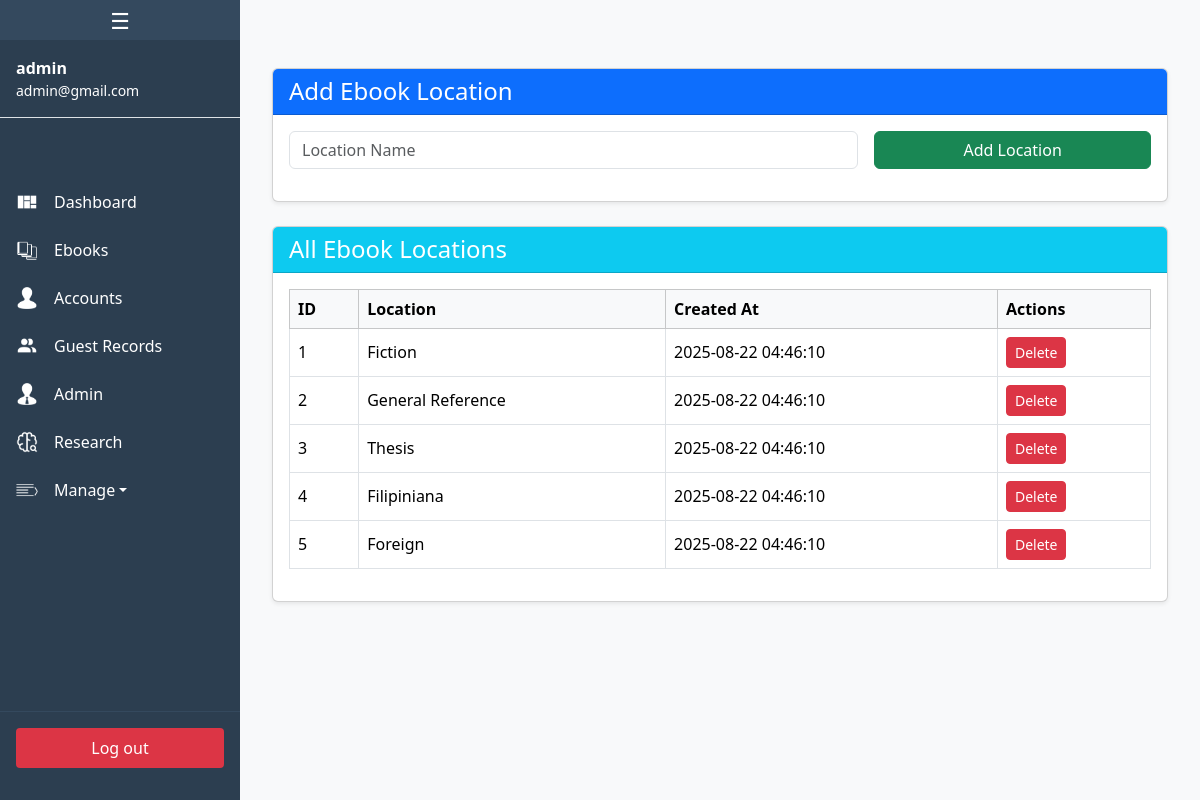
Page /tabs/admin/ebook_location.php (signed in) on the committed database.
### tables this page shows
CREATE TABLE `users` (
  `id` bigint(20) UNSIGNED NOT NULL,
  `username` varchar(255) NOT NULL,
  `email` varchar(255) NOT NULL,
  `email_verified_at` timestamp NULL DEFAULT NULL,
  `password` varchar(255) NOT NULL,
  `status` enum('inactive','active') NOT NULL,
  `remember_token` varchar(100) DEFAULT NULL,
  `created_at` timestamp NULL DEFAULT NULL,
  `updated_at` timestamp NULL DEFAULT NULL
);

CREATE TABLE `ebook_location` (
  `id` bigint(20) UNSIGNED NOT NULL,
  `location` varchar(255) NOT NULL,
  `created_at` timestamp NULL DEFAULT NULL,
  `updated_at` timestamp NULL DEFAULT NULL
);

### tabs/admin/ebook_location.php (the view, shortened to what this page needs)
<?php
include 'sidebar.php';
$locations = $conn->query("SELECT * FROM ebook_location ORDER BY created_at DESC");
?>
<!DOCTYPE html>
<html lang="en">
<head>
    <link href="https://cdn.jsdelivr.net/npm/bootstrap@5.3.1/dist/css/bootstrap.min.css" rel="stylesheet">
</head>
<body class="bg-light">
<div id="main-content" style="padding:20px;">
    <div class="container my-5">
    <div class="card mb-4 shadow-sm">
        <div class="card-header bg-primary text-white">
            <h4 class="mb-0">Add Ebook Location</h4>
        </div>
        <div class="card-body">
            <form method="post" class="row g-3">
                <div class="col-md-8">
                    <input type="text" name="location" class="form-control" placeholder="Location Name" required>
                </div>
                <div class="col-md-4">
                    <button type="submit" name="add_location" class="btn btn-success w-100">Add Location</button>
                </div>
            </form>
        </div>
    </div>
    <div class="card shadow-sm">
        <div class="card-header bg-info text-white">
            <h4 class="mb-0">All Ebook Locations</h4>
        </div>
        <div class="card-body">
            <table class="table table-bordered table-hover align-middle">
                <thead class="table-light">
                    <tr>
                        <th>ID</th>
                        <th>Location</th>
                        <th>Created At</th>
                        <th>Actions</th>
                    </tr>
                </thead>
                <tbody>
                    <?php while ($row = $locations->fetch_assoc()): ?>
                    <tr>
                        <td><?= $row['id'] ?></td>
                        <td><?= htmlspecialchars($row['location']) ?></td>
                        <td><?= $row['created_at'] ?></td>
                        <td>
                            <a href="?delete_id=<?= $row['id'] ?>" class="btn btn-danger btn-sm" onclick="return confirm('Are you sure you want to delete this location?')">Delete</a>
                        </td>
                    </tr>
                    <?php endwhile; ?>
                </tbody>
            </table>
        </div>
    </div>
</div>
</div>
</body>
</html>

### tabs/admin/sidebar.php (shortened to what this page needs)
<?php
include '../../database/db_connect.php';
$user = null;
if (isset($_SESSION['user_id'])) {
    $stmt = $conn->prepare("SELECT * FROM users WHERE id=? LIMIT 1");
    $stmt->bind_param("i", $_SESSION['user_id']);
    $stmt->execute();
    $result = $stmt->get_result();
    $user = $result->fetch_assoc();
}
?>
<div id="sidebar" class="sidebar">
    <button id="toggleSidebar" class="toggle-btn" aria-label="Toggle Sidebar">☰</button>
    <?php if ($user): ?>
    <div class="account-info p-3 border-bottom">
        <strong><?= htmlspecialchars($user['username']) ?></strong><br>
        <small><?= htmlspecialchars($user['email']) ?></small>
    </div>
    <?php endif; ?>
    <ul class="menu">
        <li>
            <a href="dashboard.php">
                <img src="../../images/icons/dashboard.png" class="icon" alt="Dashboard">
                <span class="label">Dashboard</span>
            </a>
        </li>
        <li>
            <a href="ebooks.php">
                <img src="../../images/icons/Books.png" class="icon" alt="Ebooks">
                <span class="label">Ebooks</span>
            </a>
        </li>
        <li>
            <a href="accounts.php">
                <img src="../../images/icons/user_setup.png" class="icon" alt="Accounts">
                <span class="label">Accounts</span>
            </a>
        </li>
        <li>
            <a href="guest_record.php">
                <img src="../../images/icons/admin.png" class="icon" alt="Guests">
                <span class="label">Guest Records</span>
            </a>
        </li>
        <li>
            <a href="admin.php">
                <img src="../../images/icons/admin_setup.png" class="icon" alt="Guests">
                <span class="label">Admin</span>
            </a>
        </li>
        <li>
            <a href="research.php">
                <img src="../../images/icons/research.png" class="icon" alt="Research">
                <span class="label">Research</span>
            </a>
        </li>
        <li class="dropdown">
            <a href="#" class="dropdown-toggle">
                <img src="../../images/icons/Setup.png" class="icon" alt="Settings">
                <span class="label">Manage</span>
            </a>
        </li>
    </ul>
    <?php if ($user): ?>
    <div class="logout-section">
        <form method="POST">
            <button type="submit" name="logout" class="logout-btn">Log out</button>
        </form>
    </div>
    <?php endif; ?>
</div>

### tabs/admin/sidebar.php (style rules this page uses)
.sidebar { position: fixed; top: 0; left: 0; height: 100vh; width: 240px; background-color: #2c3e50; color: white; display: flex; flex-direction: column; transition: width 0.3s ease; z-index: 1000; overflow-y: auto; }
.toggle-btn { background: #1a252f; border: none; color: white; font-size: 22px; width: 100%; height: 40px; cursor: pointer; display: flex; align-items: center; justify-content: center; }
.menu { list-style: none; padding: 60px 0 0 0; margin: 0; flex-grow: 1; }
.menu li { margin: 0; }
.menu a { display: flex; align-items: center; padding: 0.75rem 1rem; text-decoration: none; color: white; transition: background 0.2s ease; white-space: nowrap; }
.icon { width: 22px; height: 22px; filter: brightness(0) invert(1); flex-shrink: 0; }
.label { margin-left: 1rem; transition: opacity 0.2s ease, margin 0.2s ease; opacity: 1; }
.logout-section { padding: 1rem; border-top: 1px solid #34495e; }
.logout-btn { width: 100%; background-color: #dc3545; border: none; padding: 8px 0; border-radius: 4px; color: white; cursor: pointer; transition: background-color 0.2s; }

### rows in the picture
users: username "admin", email "admin@gmail.com"
ebook_location: id "1", location "Fiction", created_at "2025-08-22 04:46:10"
ebook_location: id "2", location "General Reference", created_at "2025-08-22 04:46:10"
ebook_location: id "3", location "Thesis", created_at "2025-08-22 04:46:10"
ebook_location: id "4", location "Filipiniana", created_at "2025-08-22 04:46:10"
ebook_location: id "5", location "Foreign", created_at "2025-08-22 04:46:10"
